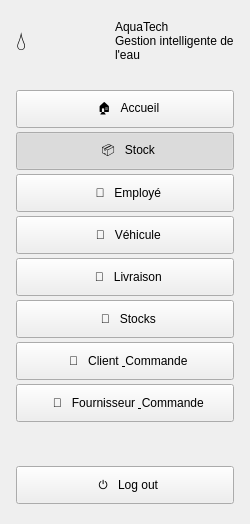
     <widget class="QWidget" name="sidebar">
      <property name="minimumSize"><size><width>250</width><height>0</height></size></property>
      <property name="maximumSize"><size><width>250</width><height>16777215</height></size></property>
      <layout class="QVBoxLayout" name="sidebarLayout">
       <property name="leftMargin"><number>16</number></property>
       <property name="topMargin"><number>20</number></property>
       <property name="rightMargin"><number>16</number></property>
       <property name="bottomMargin"><number>20</number></property>
       <property name="spacing"><number>4</number></property>

       <item>
        <layout class="QHBoxLayout" name="logoLayout">
         <item>
          <widget class="QLabel" name="logoIcon">
           <property name="text"><string>💧</string></property>
           <property name="styleSheet"><string notr="true">font-size:26px;</string></property>
          </widget>
         </item>
         <item>
          <layout class="QVBoxLayout" name="logoTextLayout">
           <property name="spacing"><number>0</number></property>
           <item>
            <widget class="QLabel" name="logoTitle">
             <property name="text"><string>AquaTech</string></property>
            </widget>
           </item>
           <item>
            <widget class="QLabel" name="logoSubtitle">
             <property name="text"><string>Gestion intelligente de l'eau</string></property>
             <property name="wordWrap"><bool>true</bool></property>
            </widget>
           </item>
          </layout>
         </item>
        </layout>
       </item>

       <item>
        <spacer name="logoSpacer">
         <property name="orientation"><enum>Qt::Vertical</enum></property>
         <property name="sizeType"><enum>QSizePolicy::Fixed</enum></property>
         <property name="sizeHint"><size><width>20</width><height>24</height></size></property>
        </spacer>
       </item>

       <item>
        <widget class="QPushButton" name="navAccueilButton">
         <property name="text"><string>  🏠   Accueil</string></property>
         <property name="minimumSize"><size><width>0</width><height>38</height></size></property>
         <property name="checkable"><bool>true</bool></property>
         <property name="cursor"><cursorShape>PointingHandCursor</cursorShape></property>
         <property name="class" stdset="0"><string>NavButton</string></property>
        </widget>
       </item>
       <item>
        <widget class="QPushButton" name="navStockButton">
         <property name="text"><string>  📦   Stock</string></property>
         <property name="minimumSize"><size><width>0</width><height>38</height></size></property>
         <property name="checkable"><bool>true</bool></property>
         <property name="checked"><bool>true</bool></property>
         <property name="cursor"><cursorShape>PointingHandCursor</cursorShape></property>
         <property name="class" stdset="0"><string>NavButton</string></property>
        </widget>
       </item>
       <item>
        <widget class="QPushButton" name="navEmployeButton">
         <property name="text"><string>  👤   Employé</string></property>
         <property name="minimumSize"><size><width>0</width><height>38</height></size></property>
         <property name="checkable"><bool>true</bool></property>
         <property name="cursor"><cursorShape>PointingHandCursor</cursorShape></property>
         <property name="class" stdset="0"><string>NavButton</string></property>
        </widget>
       </item>
       <item>
        <widget class="QPushButton" name="navVehiculeButton">
         <property name="text"><string>  🚚   Véhicule</string></property>
         <property name="minimumSize"><size><width>0</width><height>38</height></size></property>
         <property name="checkable"><bool>true</bool></property>
         <property name="cursor"><cursorShape>PointingHandCursor</cursorShape></property>
         <property name="class" stdset="0"><string>NavButton</string></property>
        </widget>
       </item>
       <item>
        <widget class="QPushButton" name="navLivraisonButton">
         <property name="text"><string>  📍   Livraison</string></property>
         <property name="minimumSize"><size><width>0</width><height>38</height></size></property>
         <property name="checkable"><bool>true</bool></property>
         <property name="cursor"><cursorShape>PointingHandCursor</cursorShape></property>
         <property name="class" stdset="0"><string>NavButton</string></property>
        </widget>
       </item>
       <item>
        <widget class="QPushButton" name="navStocksButton">
         <property name="text"><string>  🧊   Stocks</string></property>
         <property name="minimumSize"><size><width>0</width><height>38</height></size></property>
         <property name="checkable"><bool>true</bool></property>
         <property name="cursor"><cursorShape>PointingHandCursor</cursorShape></property>
         <property name="class" stdset="0"><string>NavButton</string></property>
        </widget>
       </item>
       <item>
        <widget class="QPushButton" name="navClientCommandeButton">
         <property name="text"><string>  🤝   Client &amp; Commande</string></property>
         <property name="minimumSize"><size><width>0</width><height>38</height></size></property>
         <property name="checkable"><bool>true</bool></property>
         <property name="cursor"><cursorShape>PointingHandCursor</cursorShape></property>
         <property name="class" stdset="0"><string>NavButton</string></property>
        </widget>
       </item>
       <item>
        <widget class="QPushButton" name="navFournisseurCommandeButton">
         <property name="text"><string>  🧾   Fournisseur &amp; Commande</string></property>
         <property name="minimumSize"><size><width>0</width><height>38</height></size></property>
         <property name="checkable"><bool>true</bool></property>
         <property name="cursor"><cursorShape>PointingHandCursor</cursorShape></property>
         <property name="class" stdset="0"><string>NavButton</string></property>
        </widget>
       </item>

       <item>
        <spacer name="sidebarBottomSpacer">
         <property name="orientation"><enum>Qt::Vertical</enum></property>
         <property name="sizeHint"><size><width>20</width><height>40</height></size></property>
        </spacer>
       </item>

       <item>
        <widget class="QPushButton" name="logoutButton">
         <property name="text"><string>  ⏻   Log out</string></property>
         <property name="minimumSize"><size><width>0</width><height>38</height></size></property>
         <property name="cursor"><cursorShape>PointingHandCursor</cursorShape></property>
        </widget>
       </item>
      </layout>
     </widget>
